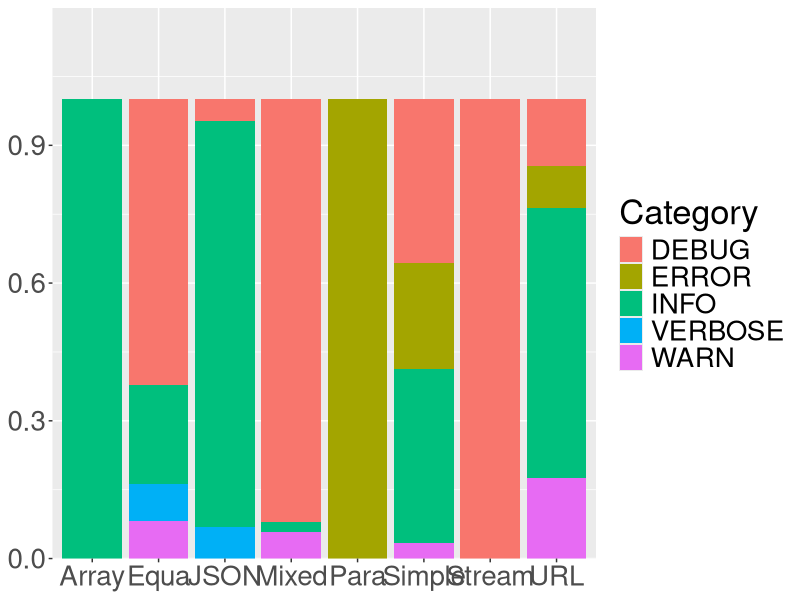
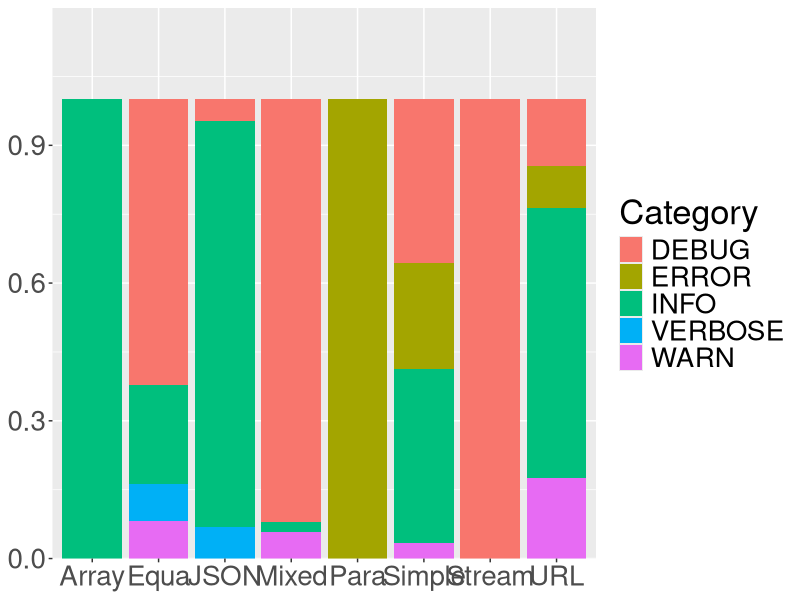

These charts were generated, in order, by the following R code:
set.seed(50)

Data <- data.frame(
  Year = c(rep(c("Para","Array","Equa","Stream","Mixed", "URL", "Simple", "JSON"), each = 5)),
  Category = c(rep(c("VERBOSE","DEBUG","INFO","WARN","ERROR"), times = 8)),
  Frequency = c(0,	0,	0,	0,	3,
0,	0,	30,	0,	0,
3,	23,	8,	3,	0,
0,	62,	0,	0,	0,
0,	81,	2,	5,	0,
0,	14,	57,	17,	9,
0,	43,	46,	4,	28,
12,	8,	152,	0,	0)
)

library(ggplot2)

ggplot(Data, aes(Year, Frequency, fill = Category)) + geom_bar(position="fill", stat="identity") + scale_y_continuous(expand = expansion(mult = c(0, .2))) + theme(text=element_text(size=25)) + theme(axis.title.x = element_blank()) + theme(axis.title.y = element_blank())

 
ggsave("plot.png", height = 6)